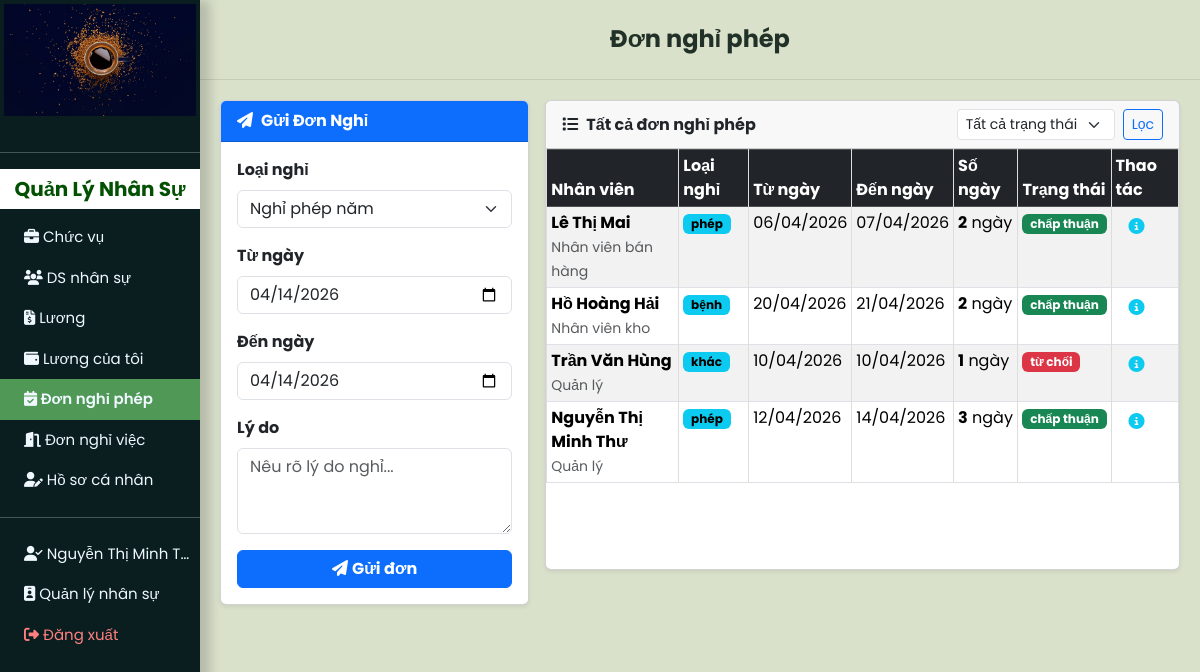
The app's page /user_page.php?donnghi (signed in) with its own data.
### tables this page shows
CREATE TABLE `accounts` (
  `account_id` int(11) NOT NULL,
  `full_name` varchar(150) NOT NULL,
  `email` varchar(150) NOT NULL,
  `password` varchar(255) NOT NULL,
  `role_id` int(11) NOT NULL DEFAULT 3,
  `position_id` int(11) DEFAULT NULL,
  `phone` varchar(20) DEFAULT NULL,
  `address` text DEFAULT NULL,
  `birth_date` date DEFAULT NULL,
  `gender` enum('nam','ná»¯','khÃ¡c') DEFAULT NULL,
  `hr_status` enum('active','resigned','on_leave') NOT NULL DEFAULT 'active',
  `system_status` enum('active','locked','disabled','pending') NOT NULL DEFAULT 'pending',
  `hire_date` date DEFAULT NULL,
  `created_at` timestamp NULL DEFAULT current_timestamp(),
  `updated_at` timestamp NULL DEFAULT current_timestamp() ON UPDATE current_timestamp()
);

CREATE TABLE `leave_requests` (
  `leave_request_id` int(11) NOT NULL,
  `account_id` int(11) NOT NULL,
  `from_date` date NOT NULL,
  `to_date` date NOT NULL,
  `leave_type` enum('phÃ©p','bá»‡nh','thai sáº£n','khÃ´ng lÆ°Æ¡ng','khÃ¡c') NOT NULL DEFAULT 'phÃ©p',
  `reason` text NOT NULL,
  `status` enum('chá»� duyá»‡t','cháº¥p thuáº­n','tá»« chá»‘i','há»§y') NOT NULL DEFAULT 'chá»� duyá»‡t',
  `approved_by` int(11) DEFAULT NULL,
  `approved_at` datetime DEFAULT NULL,
  `notes` text DEFAULT NULL,
  `created_at` timestamp NULL DEFAULT current_timestamp(),
  `updated_at` timestamp NULL DEFAULT current_timestamp() ON UPDATE current_timestamp()
);

CREATE TABLE `positions` (
  `position_id` int(11) NOT NULL,
  `position_name` varchar(100) NOT NULL,
  `base_salary` bigint(20) NOT NULL DEFAULT 0,
  `description` text DEFAULT NULL,
  `is_active` tinyint(1) NOT NULL DEFAULT 1,
  `created_at` timestamp NULL DEFAULT current_timestamp(),
  `updated_at` timestamp NULL DEFAULT current_timestamp() ON UPDATE current_timestamp()
);

### src/models/authorization.php (called while the page is built, shortened)
<?php
function roleLabel(string $roleName): string
{
    $labels = [
        AppRole::ADMIN     => 'Quản trị viên',
        AppRole::MANAGER   => 'Quản lý nhân sự',
        AppRole::SALES     => 'Nhân viên bán hàng',
        AppRole::WAREHOUSE => 'Nhân viên kho',
    ];
    return $labels[$roleName] ?? 'Không xác định';
}
function currentRole(): string
{
    return $_SESSION['role_name'] ?? '';
}
function currentUserId(): int
{
    return (int) ($_SESSION['account_id'] ?? 0);
}

### src/views/donnghi.php (the view, shortened to what this page needs)
<?php
global $conn;
$role = currentRole();
$isManager = $role === AppRole::MANAGER || $role === AppRole::ADMIN;
if ($isManager) {
    $filter_status = $_GET['filter_status'] ?? '';
    $where = $filter_status ? "WHERE lr.status = '" . mysqli_real_escape_string($conn,$filter_status) . "'" : '';
    $list_sql = "SELECT lr.*, a.full_name, p.position_name,
                        ab.full_name AS approved_by_name
                 FROM leave_requests lr
                 JOIN accounts a ON a.account_id = lr.account_id
                 LEFT JOIN positions p ON p.position_id = a.position_id
                 LEFT JOIN accounts ab ON ab.account_id = lr.approved_by
                 $where
                 ORDER BY lr.status = 'chờ duyệt' DESC, lr.created_at DESC";
}
$list_result = mysqli_query($conn, $list_sql);
$leaves = $list_result ? mysqli_fetch_all($list_result, MYSQLI_ASSOC) : [];
$status_class = ['chờ duyệt'=>'warning','chấp thuận'=>'success','từ chối'=>'danger','hủy'=>'secondary'];
?>
<div class="dash_board px-2">
    <div class="container-fluid">
        <div class="row g-3 mt-1">
            <div class="col-lg-4">
                <div class="card shadow-sm">
                    <div class="card-header fw-bold bg-primary text-white">
                        <i class="fa-solid fa-paper-plane me-2"></i>Gửi Đơn Nghỉ
                    </div>
                    <div class="card-body">
                        <form method="POST" action="">
                            <div class="mb-3">
                                <label class="form-label fw-bold">Loại nghỉ</label>
                                <select class="form-select" name="leave_type">
                                    <option value="phép">Nghỉ phép năm</option>
                                </select>
                            </div>
                            <div class="mb-3">
                                <label class="form-label fw-bold">Từ ngày</label>
                                <input type="date" class="form-control" name="from_date"
                                       value="<?= date('Y-m-d') ?>" required>
                            </div>
                            <div class="mb-3">
                                <label class="form-label fw-bold">Đến ngày</label>
                                <input type="date" class="form-control" name="to_date"
                                       value="<?= date('Y-m-d') ?>" required>
                            </div>
                            <div class="mb-3">
                                <label class="form-label fw-bold">Lý do</label>
                                <textarea class="form-control" name="reason" rows="3"
                                          placeholder="Nêu rõ lý do nghỉ..." required></textarea>
                            </div>
                            <button type="submit" name="submit_leave" class="btn btn-primary w-100 fw-bold">
                                <i class="fa-solid fa-paper-plane me-1"></i>Gửi đơn
                            </button>
                        </form>
                    </div>
                </div>
            </div>
            <div class="col-lg-8">
                <div class="card shadow-sm">
                    <div class="card-header fw-bold d-flex justify-content-between align-items-center">
                        <span><i class="fa-solid fa-list me-2"></i><?= $isManager ? 'Tất cả đơn nghỉ phép' : 'Đơn của tôi' ?></span>
                        <?php if ($isManager): ?>
                        <form class="d-flex gap-2" method="GET" action="user_page.php">
                            <select class="form-select form-select-sm" name="filter_status" style="width:auto">
                                <option value="">Tất cả trạng thái</option>
                            </select>
                            <button class="btn btn-sm btn-outline-primary" type="submit">Lọc</button>
                        </form>
                        <?php endif; ?>
                    </div>
                    <div class="card-body p-0">
                        <?php if (empty($leaves)): ?>
                            <p class="p-3 mb-0 text-muted">Không có đơn nào.</p>
                        <?php else: ?>
                        <div class="table-responsive">
                        <table class="table table-striped table-hover table-bordered mb-0 text-center table-sm">
                            <thead class="table-dark">
                                <tr>
                                    <?php if ($isManager): ?><th>Nhân viên</th><?php endif; ?>
                                    <th>Loại nghỉ</th>
                                    <th>Từ ngày</th>
                                    <th>Đến ngày</th>
                                    <th>Số ngày</th>
                                    <th>Trạng thái</th>
                                    <th>Thao tác</th>
                                </tr>
                            </thead>
                            <tbody>
                                <?php foreach ($leaves as $lv):
                                    $days = (int)((strtotime($lv['to_date']) - strtotime($lv['from_date'])) / 86400) + 1;
                                    $sc = $status_class[$lv['status']] ?? 'secondary';
                                ?>
                                <tr>
                                    <?php if ($isManager): ?>
                                    <td class="text-start">
                                        <b><?= htmlspecialchars($lv['full_name']) ?></b><br>
                                        <small class="text-muted"><?= htmlspecialchars($lv['position_name'] ?? '') ?></small>
                                    </td>
                                    <?php endif; ?>
                                    <td><span class="badge text-bg-info"><?= htmlspecialchars($lv['leave_type']) ?></span></td>
                                    <td><?= date('d/m/Y', strtotime($lv['from_date'])) ?></td>
                                    <td><?= date('d/m/Y', strtotime($lv['to_date'])) ?></td>
                                    <td><b><?= $days ?></b> ngày</td>
                                    <td><span class="badge text-bg-<?= $sc ?>"><?= $lv['status'] ?></span></td>
                                    <td>
                                        <span class="d-inline-block" tabindex="0" data-bs-toggle="popover"
                                              data-bs-trigger="hover focus" title="Lý do"
                                              data-bs-content="<?= htmlspecialchars($lv['reason']) ?>">
                                            <i class="fa-solid fa-circle-info text-info btn"></i>
                                        </span>
                                    </td>
                                </tr>
                                <?php endforeach; ?>
                            </tbody>
                        </table>
                        </div>
                        <?php endif; ?>
                    </div>
                </div>
            </div>
        </div>
    </div>
</div>
</div>
</div>

### src/views/layouts/user_layout_start.php (shortened to what this page needs)
<!DOCTYPE html>
<html lang="en">
<head>
    <link href="https://cdn.jsdelivr.net/npm/bootstrap@5.3.3/dist/css/bootstrap.min.css" rel="stylesheet" />
    <link rel="stylesheet" href="https://cdnjs.cloudflare.com/ajax/libs/font-awesome/6.5.1/css/all.min.css" />
    <link rel="stylesheet" href="css/style.css" />
</head>
<?php
$roleName = currentRole();
$isManagerRole = $roleName === AppRole::MANAGER;
?>
<?php
$currentTitle = 'COFFEE SHOP';
if (isset($_GET['home'])) {
    $currentTitle = 'COFFEE SHOP';
} elseif (isset($_GET['dashboard'])) {
    $currentTitle = 'COFFEE SHOP';
} elseif (isset($_GET['sanpham'])) {
    $currentTitle = 'Sản phẩm';
} elseif (isset($_GET['phieunhap'])) {
    $currentTitle = 'Phiếu nhập kho';
} elseif (isset($_GET['phieuxuat'])) {
    $currentTitle = 'Phiếu xuất kho';
} elseif (isset($_GET['kho_thongke'])) {
    $currentTitle = 'Thống kê tồn kho';
} elseif (isset($_GET['baocao_kho'])) {
    $currentTitle = 'Báo cáo kho';
} elseif (isset($_GET['baocao_kinhdoanh'])) {
    $currentTitle = 'Báo cáo kinh doanh';
} elseif (isset($_GET['baocao_nhansu'])) {
    $currentTitle = 'Báo cáo nhân sự';
} elseif (isset($_GET['nhacungcap'])) {
    $currentTitle = 'Quản lý nhà cung cấp';
} elseif (isset($_GET['loai'])) {
    $currentTitle = 'Loại sản phẩm';
} elseif (isset($_GET['donhang'])) {
    $currentTitle = 'Đơn hàng';
} elseif (isset($_GET['khachhang'])) {
    $currentTitle = 'Khách hàng';
} elseif (isset($_GET['nhansu'])) {
    $currentTitle = 'Nhân sự';
} elseif (isset($_GET['chucvu'])) {
    $currentTitle = 'Quản lý chức vụ';
} elseif (isset($_GET['bangluong'])) {
    $currentTitle = 'Bảng lương';
} elseif (isset($_GET['luong_ca_nhan'])) {
    $currentTitle = 'Lương của tôi';
} elseif (isset($_GET['donnghi'])) {
    $currentTitle = 'Đơn nghỉ phép';
} elseif (isset($_GET['donnghiviec'])) {
    $currentTitle = 'Đơn nghỉ việc';
} elseif (isset($_GET['profile'])) {
    $currentTitle = 'Hồ sơ cá nhân';
} elseif (isset($_GET['thongke'])) {
    $currentTitle = 'Thống kê';
}
?>
<body class="app-shell">
    <div class="nav-side p-0">
        <div class="logo p-1 justify-content-center text-center">
            <a href="user_page.php?home"> <img src="img/logo.jpg" alt="Logo"></a>
        </div>
        <div class="navs pt-3">
        </div>
        <?php if ($isManagerRole) : ?>
            <hr>
            <div class="container-fluid admin-head">
                <h5 class="text-center py-2 fw-bold">Quản Lý Nhân Sự</h5>
            </div>
            <div class="navs text-center p-0">
                <div class="container-fluid">
                    <a class="text-truncate <?= isset($_GET['chucvu']) ? 'active' : '' ?>"
                       href="user_page.php?chucvu"><i class="fa-solid fa-briefcase"></i> Chức vụ</a>
                </div>
                <div class="container-fluid">
                    <a class="text-truncate <?= isset($_GET['nhansu']) ? 'active' : '' ?>"
                       href="user_page.php?nhansu"><i class="fa-solid fa-users"></i> DS nhân sự</a>
                </div>
                <div class="container-fluid">
                    <a class="text-truncate <?= isset($_GET['bangluong']) ? 'active' : '' ?>"
                       href="user_page.php?bangluong"><i class="fa-solid fa-file-invoice-dollar"></i> Lương</a>
                </div>
                <div class="container-fluid">
                    <a class="text-truncate <?= isset($_GET['luong_ca_nhan']) ? 'active' : '' ?>"
                       href="user_page.php?luong_ca_nhan"><i class="fa-solid fa-wallet"></i> Lương của tôi</a>
                </div>
                <div class="container-fluid">
                    <a class="text-truncate <?= isset($_GET['donnghi']) ? 'active' : '' ?>"
                       href="user_page.php?donnghi">
                        <i class="fa-solid fa-calendar-check"></i> Đơn nghỉ phép
                    </a>
                </div>
                <div class="container-fluid">
                    <a class="text-truncate <?= isset($_GET['donnghiviec']) ? 'active' : '' ?>"
                       href="user_page.php?donnghiviec"><i class="fa-solid fa-door-open"></i> Đơn nghỉ việc</a>
                </div>
                <div class="container-fluid">
                    <a class="text-truncate <?= isset($_GET['profile']) ? 'active' : '' ?>"
                       href="user_page.php?profile"><i class="fa-solid fa-user-pen"></i> Hồ sơ cá nhân</a>
                </div>
            </div>
        <?php endif; ?>
        <div class="navs text-center p-0">
            <hr class="mt-3">
            <div class="container-fluid">
                <a class="text-truncate"><i class="fa-solid fa-user-check"></i> <?= $user_name ?? '' ?></a>
            </div>
            <div class="container-fluid">
                <a class="text-truncate"><i class="fa-solid fa-id-badge"></i> <?= roleLabel(currentRole()) ?></a>
            </div>
            <div class="    container-fluid logout-btn">
                <a class="text-truncate" href="logout.php"><i class="fa-solid fa-right-from-bracket"></i> Đăng xuất</a>
            </div>
        </div>
    </div>
    <div class="app-right">
        <?php if (!isset($_GET['home']) && !isset($_GET['dashboard'])): ?>
        <div class="app-topbar px-3">
            <h4 class="mb-0 fw-bold"><?= htmlspecialchars($currentTitle) ?></h4>
        </div>
        <?php endif; ?>
        <div class="main p-0 <?= (isset($_GET['home']) || isset($_GET['dashboard'])) ? 'h-100' : '' ?>">

### records on screen
accounts: full_name "Nguyễn Thị Minh T…"
leave_requests: account.full_name "Lê Thị Mai", positions.position_name "Nhân viên bán hàng", leave_type "phép", from_date "06/04/2026", to_date "07/04/2026", days "2", status "chấp thuận"
leave_requests: account.full_name "Hồ Hoàng Hải", positions.position_name "Nhân viên kho", leave_type "bệnh", from_date "20/04/2026", to_date "21/04/2026", days "2", status "chấp thuận"
leave_requests: account.full_name "Trần Văn Hùng", positions.position_name "Quản lý", leave_type "khác", from_date "10/04/2026", to_date "10/04/2026", days "1", status "từ chối"
leave_requests: account.full_name "Nguyễn Thị Minh Thư", positions.position_name "Quản lý", leave_type "phép", from_date "12/04/2026", to_date "14/04/2026", days "3", status "chấp thuận"

### other values on screen
roleLabel(currentRole()) "Quản lý nhân sự"
$currentTitle "Đơn nghỉ phép"
